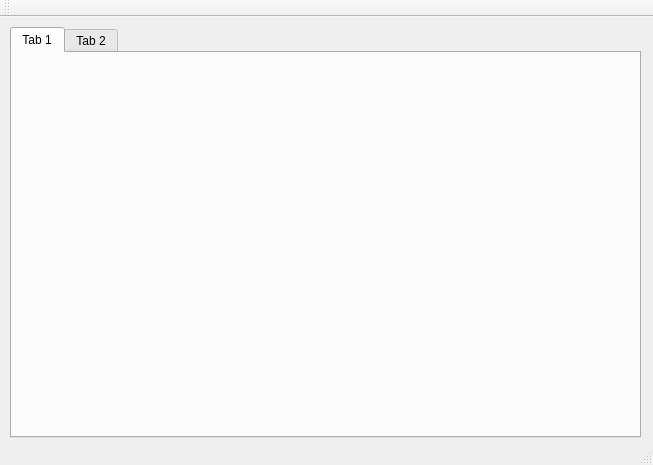
<?xml version="1.0" encoding="UTF-8"?>
<ui version="4.0">
 <class>MainWindow</class>
 <widget class="QMainWindow" name="MainWindow">
  <property name="geometry">
   <rect>
    <x>0</x>
    <y>0</y>
    <width>653</width>
    <height>465</height>
   </rect>
  </property>
  <property name="windowTitle">
   <string>NeuroTool</string>
  </property>
  <property name="locale">
   <locale language="Polish" country="Poland"/>
  </property>
  <widget class="QWidget" name="centralWidget">
   <widget class="QTabWidget" name="tabWidget">
    <property name="geometry">
     <rect>
      <x>10</x>
      <y>10</y>
      <width>631</width>
      <height>411</height>
     </rect>
    </property>
    <widget class="QWidget" name="tab">
     <attribute name="title">
      <string>Tab 1</string>
     </attribute>
    </widget>
    <widget class="QWidget" name="tab_2">
     <attribute name="title">
      <string>Tab 2</string>
     </attribute>
    </widget>
   </widget>
  </widget>
  <widget class="QStatusBar" name="statusBar"/>
  <widget class="QToolBar" name="toolBar">
   <property name="windowTitle">
    <string>toolBar</string>
   </property>
   <attribute name="toolBarArea">
    <enum>TopToolBarArea</enum>
   </attribute>
   <attribute name="toolBarBreak">
    <bool>false</bool>
   </attribute>
  </widget>
 </widget>
 <layoutdefault spacing="6" margin="11"/>
 <resources/>
 <connections/>
</ui>
